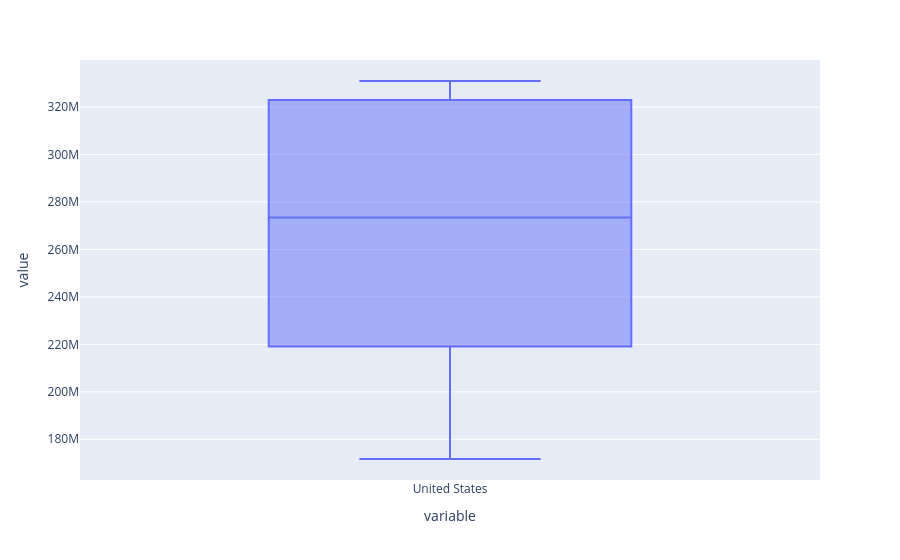

Here is the notebook cell this chart was saved with:
### Markdown cell above
# Boxplot

### Code cell
df_pivot['United States'].plot(kind='box')

### Figure 1 — Plotly figure (JSON) as saved in the notebook; plotly's stock layout.template omitted (floating-point values rounded to 4 significant figures)
{"data": [{"alignmentgroup": "True", "hovertemplate": "variable=%{x}<br>value=%{y}<extra></extra>", "legendgroup": "", "marker": {"color": "#636efa"}, "name": "", "notched": false, "offsetgroup": "", "orientation": "v", "showlegend": false, "type": "box", "x": ["United States", "United States", "United States", "United States", "United States", "United States", "United States", "United States", "United States", "United States", "United States", "United States", "United States", "United States", "United States", "United States", "United States", "United States"], "x0": " ", "xaxis": "x", "y": [171700000.0, 186700000.0, 199700000.0, 209500000.0, 219100000.0, 229500000.0, 240500000.0, 252100000.0, 265200000.0, 281700000.0, 295000000.0, 309000000.0, 320900000.0, 323000000.0, 325100000.0, 327100000.0, 329100000.0, 331000000.0], "y0": " ", "yaxis": "y"}], "layout": {"boxmode": "group", "legend": {"tracegroupgap": 0}, "margin": {"t": 60}, "xaxis": {"anchor": "y", "domain": [0, 1], "title": {"text": "variable"}}, "yaxis": {"anchor": "x", "domain": [0, 1], "title": {"text": "value"}}}}
